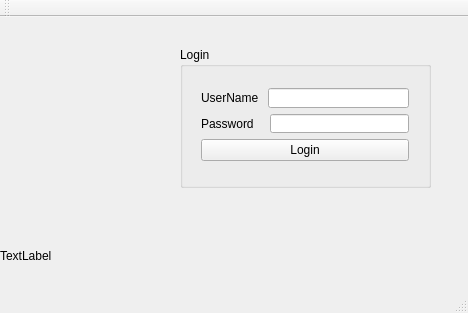
<?xml version="1.0" encoding="UTF-8"?>
<ui version="4.0">
 <class>MainWindow</class>
 <widget class="QMainWindow" name="MainWindow">
  <property name="geometry">
   <rect>
    <x>0</x>
    <y>0</y>
    <width>468</width>
    <height>313</height>
   </rect>
  </property>
  <property name="windowTitle">
   <string>MainWindow</string>
  </property>
  <widget class="QWidget" name="centralWidget">
   <widget class="QGroupBox" name="groupBox">
    <property name="geometry">
     <rect>
      <x>180</x>
      <y>30</y>
      <width>251</width>
      <height>141</height>
     </rect>
    </property>
    <property name="title">
     <string>Login</string>
    </property>
    <widget class="QWidget" name="">
     <property name="geometry">
      <rect>
       <x>10</x>
       <y>30</y>
       <width>230</width>
       <height>95</height>
      </rect>
     </property>
     <layout class="QVBoxLayout" name="verticalLayout_2">
      <item>
       <layout class="QVBoxLayout" name="verticalLayout">
        <item>
         <layout class="QHBoxLayout" name="horizontalLayout">
          <item>
           <widget class="QLabel" name="label">
            <property name="text">
             <string>UserName </string>
            </property>
           </widget>
          </item>
          <item>
           <widget class="QLineEdit" name="lineEdit_username"/>
          </item>
         </layout>
        </item>
        <item>
         <layout class="QHBoxLayout" name="horizontalLayout_2">
          <item>
           <widget class="QLabel" name="label_2">
            <property name="text">
             <string>Password   </string>
            </property>
           </widget>
          </item>
          <item>
           <widget class="QLineEdit" name="lineEdit_password">
            <property name="echoMode">
             <enum>QLineEdit::Password</enum>
            </property>
           </widget>
          </item>
         </layout>
        </item>
       </layout>
      </item>
      <item>
       <widget class="QPushButton" name="pushButton_login">
        <property name="text">
         <string>Login</string>
        </property>
       </widget>
      </item>
     </layout>
    </widget>
   </widget>
   <widget class="QLabel" name="label_pic">
    <property name="geometry">
     <rect>
      <x>50</x>
      <y>50</y>
      <width>131</width>
      <height>121</height>
     </rect>
    </property>
    <property name="text">
     <string/>
    </property>
   </widget>
   <widget class="QLabel" name="label_3">
    <property name="geometry">
     <rect>
      <x>0</x>
      <y>230</y>
      <width>81</width>
      <height>17</height>
     </rect>
    </property>
    <property name="text">
     <string>TextLabel</string>
    </property>
   </widget>
  </widget>
  <widget class="QMenuBar" name="menuBar">
   <property name="geometry">
    <rect>
     <x>0</x>
     <y>0</y>
     <width>468</width>
     <height>22</height>
    </rect>
   </property>
  </widget>
  <widget class="QToolBar" name="mainToolBar">
   <attribute name="toolBarArea">
    <enum>TopToolBarArea</enum>
   </attribute>
   <attribute name="toolBarBreak">
    <bool>false</bool>
   </attribute>
  </widget>
  <widget class="QStatusBar" name="statusBar"/>
 </widget>
 <layoutdefault spacing="6" margin="11"/>
 <resources/>
 <connections/>
</ui>
